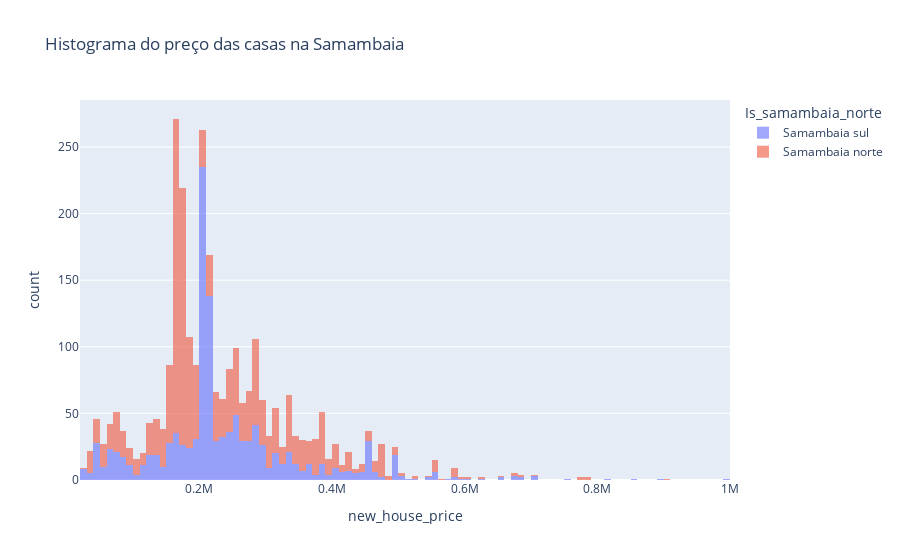

The cell this chart's notebook holds for it:
### Code cell
fig_title = 'Histograma do preço das casas na Samambaia'

fig = px.histogram(df_samambaia_filtered, x=HOUSE_PRICE, color=HOUSE_REGION, title=fig_title)

fig.update_traces(opacity=0.6)

### Figure 1 — Plotly figure (JSON) as saved in the notebook; plotly's stock layout.template omitted (floating-point values rounded to 4 significant figures; data arrays with more than 128 entries replaced by an {"elided": "..."} marker saying what was removed)
{"data": [{"alignmentgroup": "True", "bingroup": "x", "hovertemplate": "Is_samambaia_norte=Samambaia sul<br>new_house_price=%{x}<br>count=%{y}<extra></extra>", "legendgroup": "Samambaia sul", "marker": {"color": "#636efa", "pattern": {"shape": ""}}, "name": "Samambaia sul", "offsetgroup": "Samambaia sul", "opacity": 0.6, "orientation": "v", "showlegend": true, "type": "histogram", "x": {"elided": "1210 int values"}, "xaxis": "x", "yaxis": "y"}, {"alignmentgroup": "True", "bingroup": "x", "hovertemplate": "Is_samambaia_norte=Samambaia norte<br>new_house_price=%{x}<br>count=%{y}<extra></extra>", "legendgroup": "Samambaia norte", "marker": {"color": "#EF553B", "pattern": {"shape": ""}}, "name": "Samambaia norte", "offsetgroup": "Samambaia norte", "opacity": 0.6, "orientation": "v", "showlegend": true, "type": "histogram", "x": {"elided": "1633 int values"}, "xaxis": "x", "yaxis": "y"}], "layout": {"barmode": "relative", "legend": {"title": {"text": "Is_samambaia_norte"}, "tracegroupgap": 0}, "title": {"text": "Histograma do preço das casas na Samambaia"}, "xaxis": {"anchor": "y", "domain": [0, 1], "title": {"text": "new_house_price"}}, "yaxis": {"anchor": "x", "domain": [0, 1], "title": {"text": "count"}}}}
